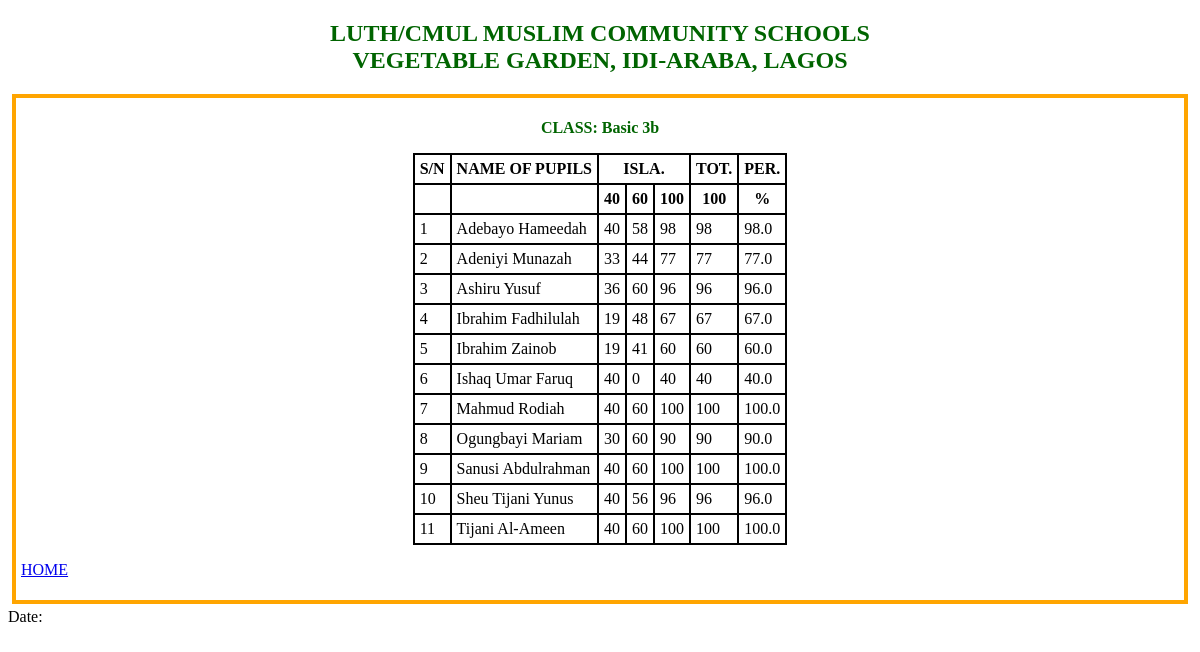
Page /basic 3b/broad_sheet on the committed database.
### main.py (models this page shows, shortened)
class Subject(db.Model):
	id = db.Column(db.Integer, primary_key=True)
	name = db.Column(db.String(50), nullable = False)
	classroom = db.Column(db.String(50), nullable = False)
	date_created = db.Column(db.DateTime, default = datetime.utcnow )

### main.py (the view)
@app.route("/<class_name>/broad_sheet", methods =['POST', 'GET'])
def broad_sheet(class_name):
	today = helper.curr_date()
	pupils = Pupil.query.filter_by(classroom = class_name).order_by(Pupil.l_name).all()
	scores = Score.query.filter_by(classroom = class_name).all()
	subject_list = Subject.query.filter_by(classroom = class_name).order_by(Subject.name).all()
	subject_list2 = [a.name for a in subject_list]
	broad_sheet1 = helper.broad_sheet_f(pupils = pupils, subjects = subject_list2, scores = scores)
	return render_template('test.html', cl_name = class_name, broad_sheet = broad_sheet1, subjects = subject_list2)

### helper.py (called while the page is built)
def curr_date():
	today = str(date.today())
	return today

def broad_sheet_f(pupils, subjects, scores):
	if len(subjects) < 1:
		return None
	elif len(scores) < 1:
		return None
	record = {}
	for pup in pupils:
		name = pup.l_name + ' ' + pup.f_name
		record.setdefault(name,{})
		pupil_record = []
		for score in scores:
			if pup.id == score.pupil_id:
				pupil_record.append(score)
		for sub in subjects:
			record[name].setdefault(sub, [])
			for rec in pupil_record:
				if sub == rec.subject_name:
						record[name][sub].append(rec.test_1 + rec.test_2)
						record[name][sub].append(rec.exam)
						record[name][sub].append(rec.test_1 + rec.test_2 + rec.exam)
		record[name].setdefault('grand_total', 0)
		total =0
		for key, value in record[name].items():
			if key != 'grand_total' and len(value) > 1:
				total += value[2]
		record[name]['grand_total'] = total
	return record

### templates/test.html (shortened to what this page needs)
{% extends 'base.html'%}
{% block content  %}
<header>
<p><strong>CLASS: {{cl_name|title}} </strong></p>
</header>
{% if broad_sheet  %}
<table summary="" >
	<tr>
	<th>S/N</th>
	<th>NAME OF PUPILS</th>
	{%	for sub in subjects %}
	<th colspan="3">{{sub[:4]|upper}}.</th>
	{% endfor %}
	<th>TOT.</th>
	<th>PER.</th>
	</tr>
	<tr>
	<th></th>
	<th></th>
	{%	for sub in subjects %}
	<th>40</th>
	<th>60</th>
	<th>100</th>
	{% endfor %}
	<th >
	{{subjects|length * 100}}
	</th>
	<th >%</th>
	</tr>
	{% for rec, rec2 in broad_sheet.items() %}
	<tr>
	<td>{{loop.index}}</td>
	<td>{{rec}}</td>
	{% for rec3, rec4 in rec2.items() %}
	{%  if rec3 != 'grand_total' %}
	<td>{{rec4[0]}}</td>
	<td>{{rec4[1]}}</td>
	<td>{{rec4[2]}}</td>
	{% endif %}
	{% endfor %}
	{% for rec3, rec4 in rec2.items() %}
	{%  if rec3 == 'grand_total' %}
	<td>{{rec4}}</td>
	<td>{{rec4/(subjects|length)}}</td>
	{%  endif %}
	{%  endfor %}
	</tr>
	{% endfor %}
	</table>
{% endif %}
<p><a href='{{url_for('home')}}'>HOME</a></p>
{%  endblock %}

### static/css/main.css (style rules this page uses)
html { font-family: Helvetica Times; }
table, th, td { border: 2px solid black; border-collapse: collapse; padding: 5px; }
header { color: darkgreen; text-align: center; }
table { margin-left: auto; margin-right: auto; }

### rows in the picture
Subject: name "ISLA", rec4 "40", rec4 "58", rec4 "98", rec4 "33", rec4 "44", rec4 "77", rec4 "36", rec4 "60", rec4 "96", rec4 "19", rec4 "48", rec4 "67", rec4 "41", rec4 "0", rec4 "100", rec4 "30", rec4 "90", rec4 "56"

### other values in the picture
{{ cl_name|title }} "Basic 3b"
{{ subjects|length * 100 }} "100"
{{ rec }} "Adebayo Hameedah" "Adeniyi Munazah" "Ashiru Yusuf" "Ibrahim Fadhilulah" "Ibrahim Zainob" "Ishaq Umar Faruq" "Mahmud Rodiah" "Ogungbayi Mariam" "Sanusi Abdulrahman" "Sheu Tijani Yunus" "Tijani Al-Ameen"
{{ rec4 }} "98" "77" "96" "67" "60" "40" "100" "90" "100" "96" "100"
{{ rec4/(subjects|length) }} "98.0" "77.0" "96.0" "67.0" "60.0" "40.0" "100.0" "90.0" "100.0" "96.0" "100.0"
